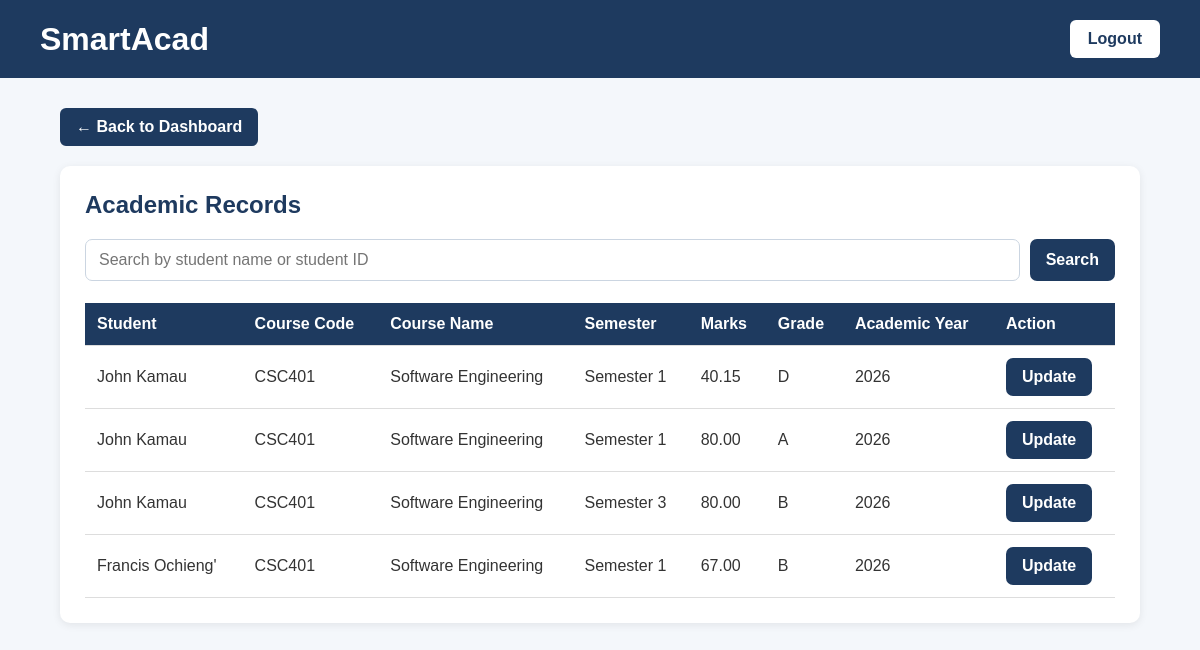
The page /admin-dashboard/academic-records/ (signed in) on the database its author committed.
### core/models.py (models this page shows, shortened)
class AcademicRecord(models.Model):
    student = models.ForeignKey(
        Student,
        on_delete=models.CASCADE
    )
    course_code = models.CharField(max_length=20)
    course_name = models.CharField(max_length=100)
    semester = models.CharField(max_length=20)
    marks = models.DecimalField(max_digits=5, decimal_places=2)
    grade = models.CharField(max_length=5)
    academic_year = models.CharField(max_length=20)
    credits = models.DecimalField(
        max_digits=5,
        decimal_places=2,
        default=Decimal("3.00"),
        validators=[MinValueValidator(Decimal("0.01"))],
    )

class Student(models.Model):
    user = models.OneToOneField(
        User,
        on_delete=models.CASCADE,
        null=True,
        blank=True
    )
    program = models.ForeignKey(
        Program,
        on_delete=models.PROTECT,
        null=True,
        blank=True,
        related_name="students",
    )
    student_id = models.CharField(max_length=20, unique=True)
    full_name = models.CharField(max_length=100)
    email = models.EmailField(unique=True)
    programme = models.CharField(max_length=100)
    year_of_study = models.PositiveIntegerField()
    gpa = models.DecimalField(
        max_digits=3,
        decimal_places=2,
        default=Decimal("0.00"),
    )

### core/views.py (the view)
@login_required
def academic_admin_academic_records(request):
    if not request.user.groups.filter(
        name="Academic Admin"
    ).exists():
        return redirect_user_by_role(request.user)
    search_query = request.GET.get("search", "").strip()
    records_list = (
        AcademicRecord.objects
        .select_related("student")
        .order_by(
            "student__student_id",
            "-academic_year",
            "course_code",
        )
    )
    if search_query:
        records_list = records_list.filter(
            Q(student__full_name__icontains=search_query)
            | Q(student__student_id__icontains=search_query)
        )
    paginator = Paginator(records_list, 20)
    records = paginator.get_page(
        request.GET.get("page")
    )
    return render(
        request,
        "academic_admin_academic_records.html",
        {
            "records": records,
            "search_query": search_query,
        },
    )

### core/templates/academic_admin_academic_records.html (shortened to what this page needs)
<!DOCTYPE html>
<html lang="en">
<head>
</head>
<body>
    <div class="header">
        <h1>
            SmartAcad
        </h1>
        <a
            href="{% url 'logout' %}"
            class="logout"
        >
            Logout
        </a>
    </div>
    <div class="container">
        <a
            href="{% url 'academic_admin_dashboard' %}"
            class="back-button"
        >
            ← Back to Dashboard
        </a>
        <div class="section">
            <h2>
                Academic Records
            </h2>
            <form class="search-form" method="get">
                <input
                    class="search-input"
                    type="search"
                    name="search"
                    value="{{ search_query }}"
                    placeholder="Search by student name or student ID"
                    aria-label="Search academic records by student name or ID"
                >
                <button class="search-button" type="submit">Search</button>
            </form>
            <table>
                <thead>
                    <tr>
                        <th>Student</th>
                        <th>Course Code</th>
                        <th>Course Name</th>
                        <th>Semester</th>
                        <th>Marks</th>
                        <th>Grade</th>
                        <th>Academic Year</th>
                        <th>Action</th>
                    </tr>
                </thead>
                <tbody>
                    {% for record in records %}
                        <tr>
                            <td>
                                {{ record.student.full_name }}
                            </td>
                            <td>
                                {{ record.course_code }}
                            </td>
                            <td>
                                {{ record.course_name }}
                            </td>
                            <td>
                                {{ record.semester }}
                            </td>
                            <td>
                                {{ record.marks }}
                            </td>
                            <td>
                                {{ record.grade }}
                            </td>
                            <td>
                                {{ record.academic_year }}
                            </td>
                            <td>
                                <a
                                    class="search-button"
                                    href="{% url 'academic_admin_update_academic_record' record.id %}"
                                >
                                    Update
                                </a>
                            </td>
                        </tr>
                    {% empty %}
                        <tr>
                            <td colspan="8">No academic records match your search.</td>
                        </tr>
                    {% endfor %}
                </tbody>
            </table>
        </div>
    </div>
</body>
</html>

### core/templates/academic_admin_academic_records.html (style rules this page uses)
* { box-sizing: border-box; }
body { margin: 0; font-family: Arial, sans-serif; background-color: #f4f7fb; color: #333; }
.header { background-color: #1e3a5f; color: white; padding: 20px 40px; display: flex; justify-content: space-between; align-items: center; }
.header h1 { margin: 0; }
.logout { background-color: white; color: #1e3a5f; text-decoration: none; padding: 10px 18px; border-radius: 6px; font-weight: bold; }
.container { width: 90%; max-width: 1250px; margin: 30px auto; }
.back-button { display: inline-block; margin-bottom: 20px; background-color: #1e3a5f; color: white; text-decoration: none; padding: 10px 16px; border-radius: 6px; font-weight: bold; }
.section { background-color: white; padding: 25px; border-radius: 10px; box-shadow: 0 2px 8px rgba(0,0,0,0.08); overflow-x: auto; }
.section h2 { margin-top: 0; color: #1e3a5f; }
.search-form { display: flex; gap: 10px; margin-bottom: 22px; }
.search-input { flex: 1; min-width: 0; padding: 11px 13px; border: 1px solid #cbd5e1; border-radius: 7px; font: inherit; }
.search-button, .clear-search { display: inline-block; padding: 10px 16px; border: 0; border-radius: 7px; background: #1e3a5f; color: white; font: inherit; font-weight: bold; text-decoration: none; cursor: pointer; }
table { width: 100%; border-collapse: collapse; }
th, td { padding: 12px; border-bottom: 1px solid #ddd; text-align: left; }
th { background-color: #1e3a5f; color: white; }

### rows shown on the page
AcademicRecord: student.full_name "John Kamau", course_code "CSC401", course_name "Software Engineering", semester "Semester 1", marks "40.15", grade "D", academic_year "2026"
AcademicRecord: student.full_name "John Kamau", course_code "CSC401", course_name "Software Engineering", semester "Semester 1", marks "80.00", grade "A", academic_year "2026"
AcademicRecord: student.full_name "John Kamau", course_code "CSC401", course_name "Software Engineering", semester "Semester 3", marks "80.00", grade "B", academic_year "2026"
AcademicRecord: student.full_name "Francis Ochieng'", course_code "CSC401", course_name "Software Engineering", semester "Semester 1", marks "67.00", grade "B", academic_year "2026"
